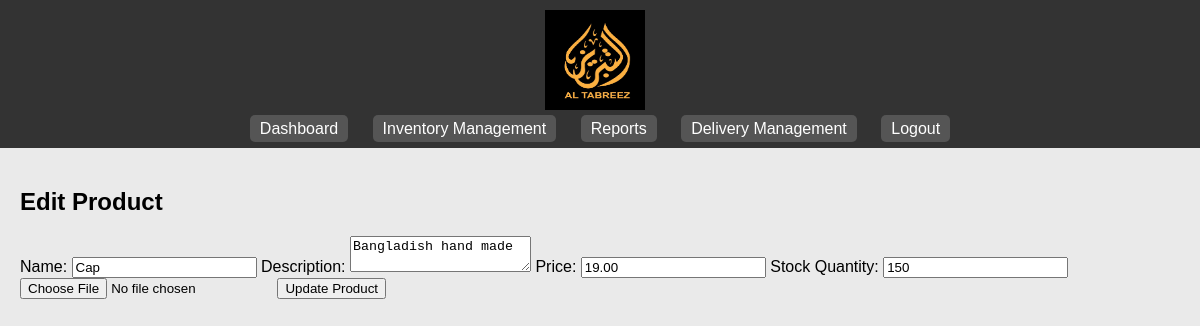
The app's page /edit_product.php?id=2 (signed in) with its own data.
### tables this page shows
CREATE TABLE IF NOT EXISTS `products` (
  `product_id` int NOT NULL AUTO_INCREMENT,
  `name` varchar(255) NOT NULL,
  `description` text,
  `price` decimal(10,2) NOT NULL,
  `image_path` varchar(255) NOT NULL,
  `stock_quantity` int DEFAULT '0',
  `category` varchar(50) DEFAULT NULL,
  `created_at` timestamp NULL DEFAULT CURRENT_TIMESTAMP,
  `updated_at` timestamp NULL DEFAULT CURRENT_TIMESTAMP ON UPDATE CURRENT_TIMESTAMP,
  PRIMARY KEY (`product_id`)
);

### edit_product.php (the view, shortened to what this page needs)
<?php
require 'dbconnect.php';
$product_id = $_GET['id'] ?? 0;
$stmt = $pdo->prepare("SELECT * FROM products WHERE product_id = ?");
$stmt->execute([$product_id]);
$product = $stmt->fetch();
?>
<!DOCTYPE html>
<html lang="en">
<head>
    <link rel="stylesheet" type="text/css" href="admin_styles.css">
</head>
<body>
<header>
<img src="images/logo.jpg" alt="Al Tabreez Modern Logo" class="header-logo"
            style="height: 100px; width: 100px; margin-right: 10px; vertical-align: middle; ">
    <nav>
        <a href="admin.php">Dashboard</a>
        <a href="inventory_management.php">Inventory Management</a>
        <a href="reports.php">Reports</a>
        <a href="delivery_management.php">Delivery Management</a>
        <a href="logout.php">Logout</a>
    </nav>
</header>
<main class="admin-main">
    <section class="edit-product">
        <h2>Edit Product</h2>
        <form action="edit_product.php?id=<?= htmlspecialchars($product_id) ?>" method="post" enctype="multipart/form-data">
            <label for="name">Name:</label>
            <input type="text" id="name" name="name" value="<?= htmlspecialchars($product['name']) ?>" required>
            <label for="description">Description:</label>
            <textarea id="description" name="description" required><?= htmlspecialchars($product['description']) ?></textarea>
            <label for="price">Price:</label>
            <input type="number" id="price" name="price" value="<?= htmlspecialchars($product['price']) ?>" step="0.01" required>
            <label for="stock_quantity">Stock Quantity:</label>
            <input type="number" id="stock_quantity" name="stock_quantity" value="<?= htmlspecialchars($product['stock_quantity']) ?>" required>
            <input type="file" name="image" accept="image/*" value="<?= htmlspecialchars($product['image_path']) ?>">
            <button type="submit">Update Product</button>
        </form>
    </section>
</main>
</body>
</html>

### admin_styles.css (style rules this page uses)
body { font-family: 'Arial', sans-serif; margin: 0; padding: 0; background-color: #eaeaea; }
header { background-color: #333; color: white; padding: 10px 0; text-align: center; }
nav { text-align: center; margin-top: 10px; }
nav a { color: white; margin: 0 10px; text-decoration: none; padding: 5px 10px; background-color: #555; border-radius: 5px; transition: background-color 0.3s; }
.admin-main { padding: 20px; display: flex; justify-content: center; align-items: flex-start; flex-wrap: wrap; }

### records on screen
products: name "Cap", description "Bangladish hand made", price "19.00", stock_quantity "150"
